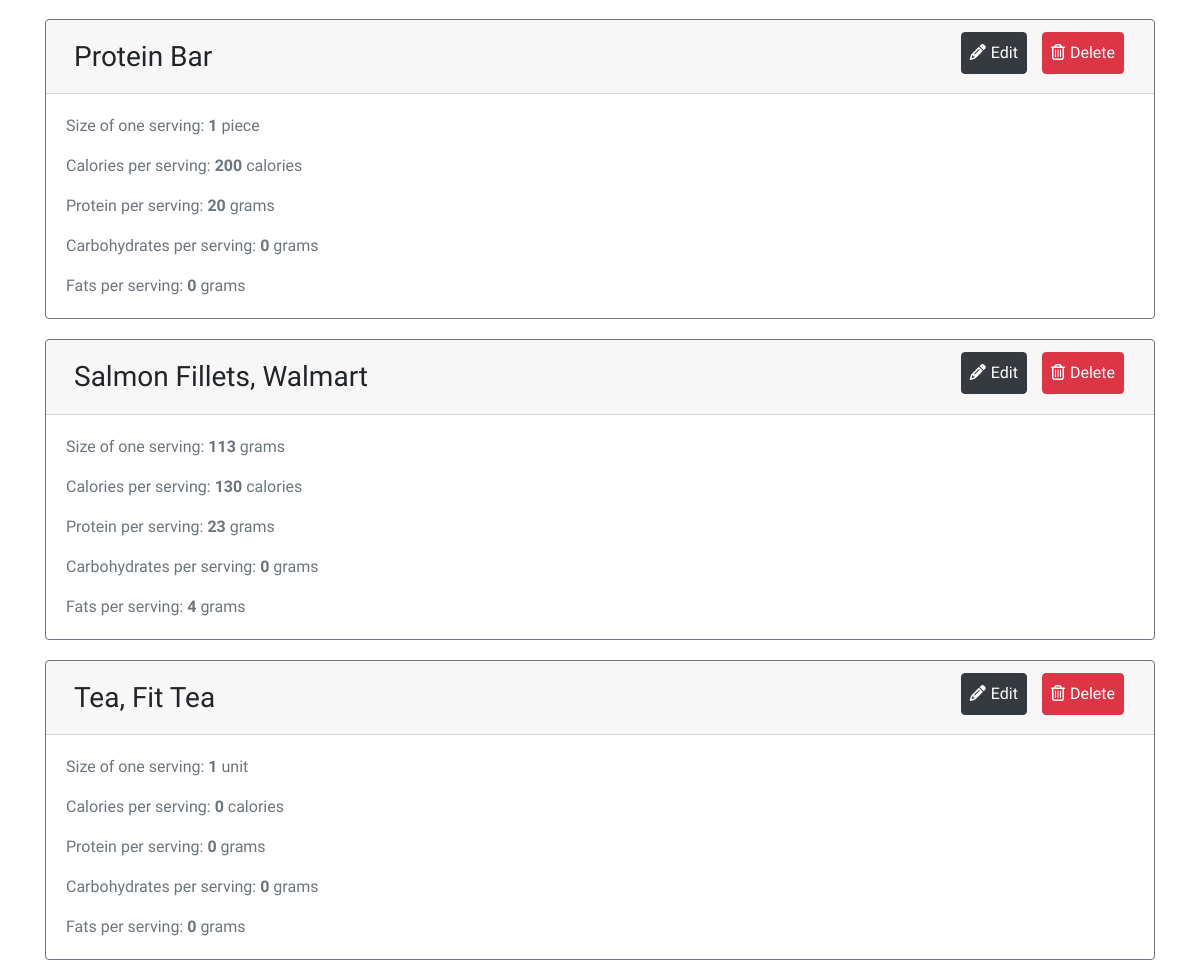
Before: /counter/meals/ (signed in, middle part) with the older database file.
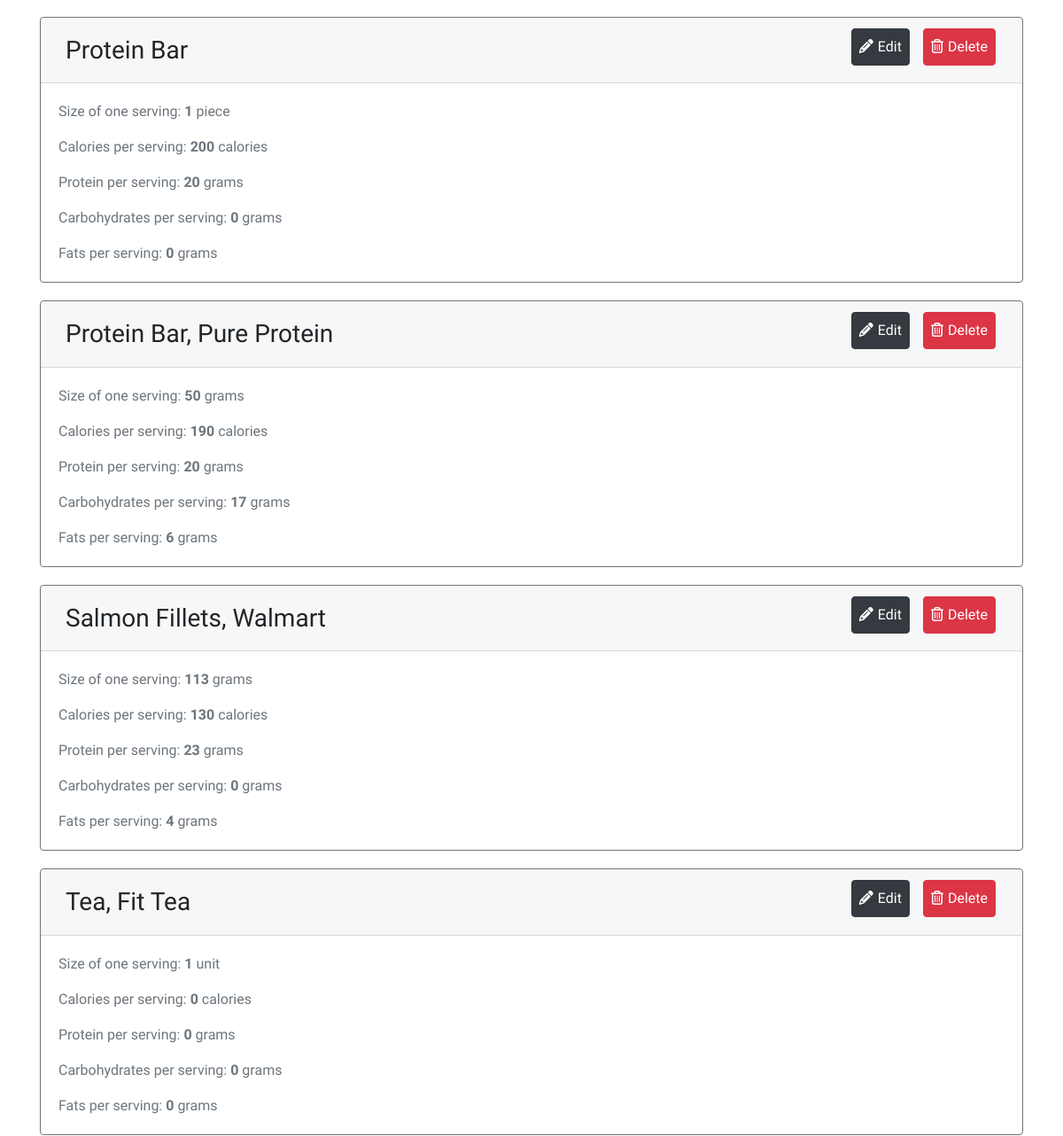
After: the same page with the newer database file.
### counter/models.py (models this page shows, shortened)
class Meal(models.Model):
    name = models.CharField(max_length=300, blank=False)
    servingSize = models.DecimalField(max_digits=15, decimal_places=5, blank=False)
    GR = 'grams'
    OZ = 'ounces'
    KG = 'kilograms'
    LB = 'pounds'
    ML = 'milliliters'
    L = 'liters'
    CUP = 'cup'
    SCOOP = 'scoop'
    PIECE = 'piece'
    CAN = 'can'
    UNIT = 'unit'
    UNITS_CHOICES = (
        (GR, 'Grams'),
        (OZ, 'Ounces'),
        (KG, 'KIlograms'),
        (LB, 'Pounds'),
        (ML, 'Milliliters'),
        (L, 'Liters'),
        (CUP, 'Cup'),
        (SCOOP, 'Scoop'),
        (PIECE, 'Piece'),
        (CAN, 'Can'),
        (UNIT, 'Unit')
    )
    units = models.CharField(
        max_length=15,
        choices=UNITS_CHOICES,
        default=GR,
        blank=False,
    )
    caloriesPerServing = models.DecimalField(max_digits=15, decimal_places=2, verbose_name=_('Calories Per Serving'))
    proteinPerServing = models.DecimalField(max_digits=15, decimal_places=2)
    carbohydratesPerServing = models.DecimalField(max_digits=15, decimal_places=2)
    fatsPerServing = models.DecimalField(max_digits=15, decimal_places=2)
    dateTimeAdded = models.DateTimeField(auto_now_add=True)

### counter/views/meal_views.py (the view)
@login_required
def viewMeals(request):
    if request.method == 'GET':
        allMeals = Meal.objects.order_by('name')
        hasMeal = True
        if not allMeals:
            hasMeal = False
        context = {
            'allMeals' : allMeals,
            'hasMeal' : hasMeal,
        }
        return render(request, 'counter/view_meals.html', context=context)

### counter/templates/counter/view_meals.html (shortened to what this page needs)
{% extends 'counter/base.html' %}
{% block body %}
{% if hasMeal is not True %}
<div class="d-flex justify-content-center">
    <p class="error">You have no meals yet.</p>
</div>
{% else %}
{% for meal in allMeals %}
<div class="card border-secondary">
    <h3 class="card-header d-flex justify-content-end">
        <span class="mr-auto p-2">{{meal.name}}</span>
        <a href="{% url 'counter:editMeal' meal.id %}"><button class="btn btn-dark p-2 card-btn"><i class="fa fa-pencil" aria-hidden="true"></i>Edit</button></a>
        <a href="{% url 'counter:deleteMeal' meal.id %}"><button class="btn btn-danger p-2 card-btn"><i class="fa fa-trash-o" aria-hidden="true"></i>Delete</button></a>
    </h3>
    <div class="card-body text-secondary">
        <p class="card-text">Size of one serving: <span class="font-weight-bold">{{meal.servingSize.normalize}}</span>&nbsp;<span>{{meal.units}}</span></p>
        <p class="card-text">Calories per serving: <span class="font-weight-bold">{{meal.caloriesPerServing.normalize}}</span> calories</p>
        <p class="card-text">Protein per serving: <span class="font-weight-bold">{{meal.proteinPerServing.normalize}}</span> grams</p>
        <p class="card-text">Carbohydrates per serving: <span class="font-weight-bold">{{meal.carbohydratesPerServing.normalize}}</span> grams</p>
        <p class="card-text">Fats per serving: <span class="font-weight-bold">{{meal.fatsPerServing.normalize}}</span> grams</p>
    </div>
</div>
{% endfor %}
{% endif %}
{% endblock %}

Changed rows visible on the page:
added Meal: name "Protein Bar, Pure Protein", servingSize.normalize "50", units "grams", caloriesPerServing.normalize "190", proteinPerServing.normalize "20", carbohydratesPerServing.normalize "17", fatsPerServing.normalize "6"
